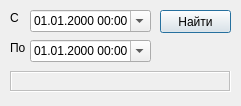
<?xml version="1.0" encoding="UTF-8"?>
<ui version="4.0">
 <class>ThermalAnomalyDialogBase</class>
 <widget class="QDialog" name="ThermalAnomalyDialogBase">
  <property name="enabled">
   <bool>true</bool>
  </property>
  <property name="geometry">
   <rect>
    <x>0</x>
    <y>0</y>
    <width>241</width>
    <height>106</height>
   </rect>
  </property>
  <property name="windowTitle">
   <string>Тепловые аномалии</string>
  </property>
  <widget class="QDateTimeEdit" name="dateTimeEditFrom">
   <property name="geometry">
    <rect>
     <x>30</x>
     <y>10</y>
     <width>121</width>
     <height>22</height>
    </rect>
   </property>
   <property name="currentSection">
    <enum>QDateTimeEdit::DaySection</enum>
   </property>
   <property name="displayFormat">
    <string>dd.MM.yyyy HH:mm</string>
   </property>
   <property name="calendarPopup">
    <bool>true</bool>
   </property>
   <property name="timeSpec">
    <enum>Qt::UTC</enum>
   </property>
  </widget>
  <widget class="QLabel" name="labelFrom">
   <property name="geometry">
    <rect>
     <x>10</x>
     <y>10</y>
     <width>21</width>
     <height>16</height>
    </rect>
   </property>
   <property name="text">
    <string>С</string>
   </property>
  </widget>
  <widget class="QPushButton" name="getDataButton">
   <property name="enabled">
    <bool>true</bool>
   </property>
   <property name="geometry">
    <rect>
     <x>160</x>
     <y>10</y>
     <width>71</width>
     <height>23</height>
    </rect>
   </property>
   <property name="text">
    <string>Найти</string>
   </property>
  </widget>
  <widget class="QLabel" name="label">
   <property name="geometry">
    <rect>
     <x>10</x>
     <y>40</y>
     <width>21</width>
     <height>16</height>
    </rect>
   </property>
   <property name="text">
    <string>По</string>
   </property>
  </widget>
  <widget class="QDateTimeEdit" name="dateTimeEditTo">
   <property name="geometry">
    <rect>
     <x>30</x>
     <y>40</y>
     <width>121</width>
     <height>22</height>
    </rect>
   </property>
   <property name="displayFormat">
    <string>dd.MM.yyyy HH:mm</string>
   </property>
   <property name="calendarPopup">
    <bool>true</bool>
   </property>
   <property name="timeSpec">
    <enum>Qt::UTC</enum>
   </property>
  </widget>
  <widget class="QLabel" name="statusLabel">
   <property name="enabled">
    <bool>false</bool>
   </property>
   <property name="geometry">
    <rect>
     <x>10</x>
     <y>71</y>
     <width>221</width>
     <height>21</height>
    </rect>
   </property>
   <property name="sizePolicy">
    <sizepolicy hsizetype="Expanding" vsizetype="Fixed">
     <horstretch>0</horstretch>
     <verstretch>0</verstretch>
    </sizepolicy>
   </property>
   <property name="frameShape">
    <enum>QFrame::Box</enum>
   </property>
   <property name="frameShadow">
    <enum>QFrame::Sunken</enum>
   </property>
   <property name="text">
    <string/>
   </property>
  </widget>
 </widget>
 <resources/>
 <connections/>
</ui>
